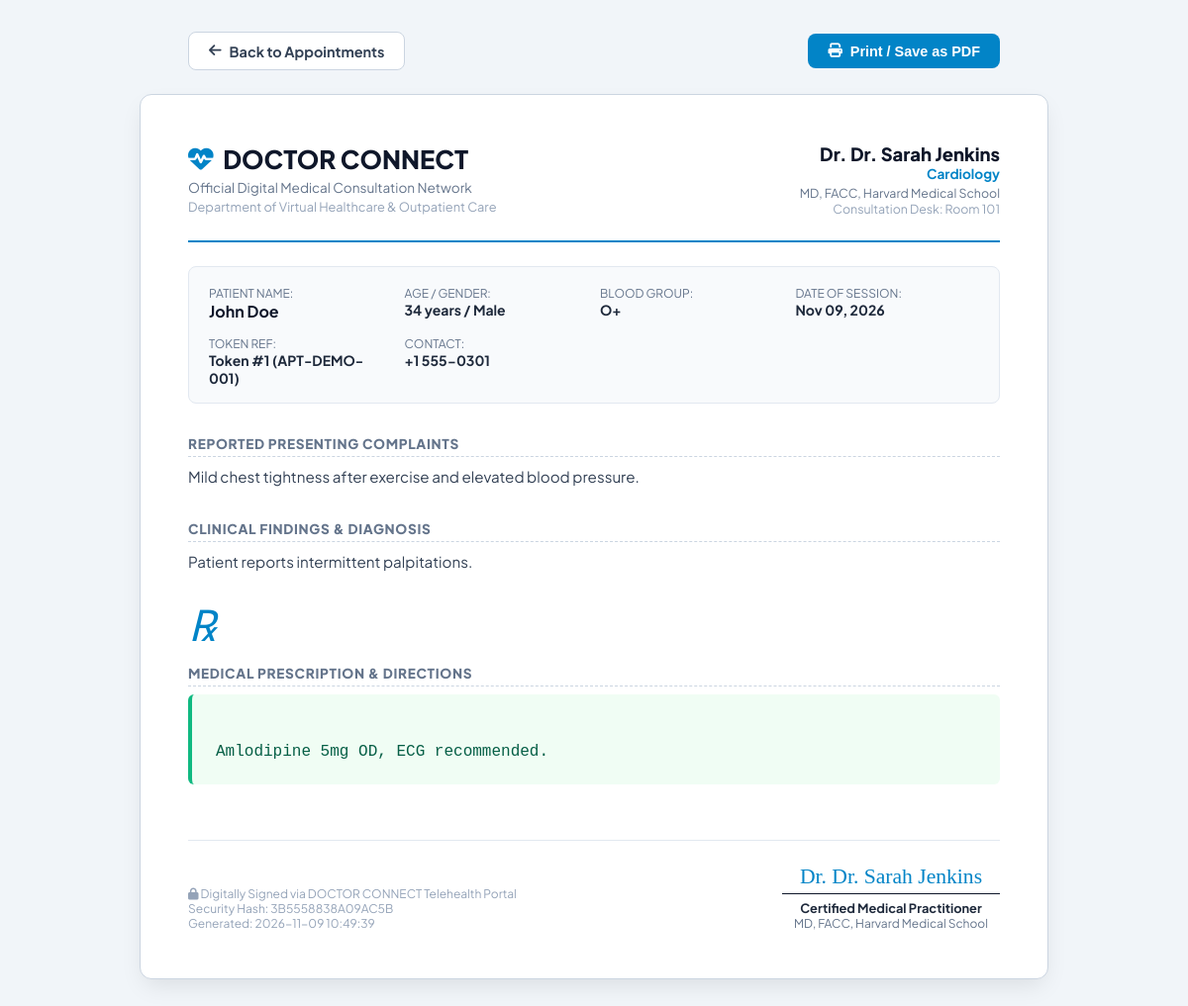
The page /patient/prescription.php?id=1 (signed in) on the database its author committed.
### tables this page shows
CREATE TABLE `appointments` (
  `id` INT AUTO_INCREMENT PRIMARY KEY,
  `appointment_number` VARCHAR(50) NOT NULL UNIQUE,
  `patient_id` INT NOT NULL,
  `doctor_id` INT NOT NULL,
  `appointment_date` DATE NOT NULL,
  `token_number` INT NOT NULL,
  `estimated_time` TIME NOT NULL,
  `status` ENUM('waiting', 'serving', 'completed', 'no_show', 'cancelled') NOT NULL DEFAULT 'waiting',
  `symptoms` TEXT NULL,
  `consultation_notes` TEXT NULL,
  `prescription` TEXT NULL,
  `meeting_room` VARCHAR(100) NOT NULL,
  `called_at` DATETIME NULL,
  `started_at` DATETIME NULL,
  `completed_at` DATETIME NULL,
  `created_at` TIMESTAMP DEFAULT CURRENT_TIMESTAMP,
  `updated_at` TIMESTAMP DEFAULT CURRENT_TIMESTAMP ON UPDATE CURRENT_TIMESTAMP,
  CONSTRAINT `fk_appointments_patient` FOREIGN KEY (`patient_id`) REFERENCES `users` (`id`) ON DELETE CASCADE,
  CONSTRAINT `fk_appointments_doctor` FOREIGN KEY (`doctor_id`) REFERENCES `doctors` (`id`) ON DELETE CASCADE,
  UNIQUE KEY `unique_doc_date_token` (`doctor_id`, `appointment_date`, `token_number`),
  INDEX `idx_apt_status` (`status`),
  INDEX `idx_apt_date` (`appointment_date`),
  INDEX `idx_apt_patient` (`patient_id`)
);

CREATE TABLE `users` (
  `id` INT AUTO_INCREMENT PRIMARY KEY,
  `name` VARCHAR(100) NOT NULL,
  `email` VARCHAR(150) NOT NULL UNIQUE,
  `password` VARCHAR(255) NOT NULL,
  `role` ENUM('patient', 'doctor', 'admin') NOT NULL DEFAULT 'patient',
  `phone` VARCHAR(30) NULL,
  `gender` ENUM('male', 'female', 'other') DEFAULT 'male',
  `date_of_birth` DATE NULL,
  `blood_group` VARCHAR(10) NULL,
  `address` TEXT NULL,
  `profile_image` VARCHAR(255) NULL,
  `created_at` TIMESTAMP DEFAULT CURRENT_TIMESTAMP,
  `updated_at` TIMESTAMP DEFAULT CURRENT_TIMESTAMP ON UPDATE CURRENT_TIMESTAMP,
  INDEX `idx_user_role` (`role`),
  INDEX `idx_user_email` (`email`)
);

CREATE TABLE `doctors` (
  `id` INT AUTO_INCREMENT PRIMARY KEY,
  `user_id` INT NOT NULL UNIQUE,
  `specialization` VARCHAR(100) NOT NULL,
  `qualification` VARCHAR(100) NOT NULL,
  `experience_years` INT NOT NULL DEFAULT 5,
  `consultation_fee` DECIMAL(10,2) NOT NULL DEFAULT 500.00,
  `avg_consultation_time` INT NOT NULL DEFAULT 15 COMMENT 'in minutes',
  `bio` TEXT NULL,
  `room_number` VARCHAR(50) DEFAULT 'Room 101',
  `status` ENUM('active', 'inactive') NOT NULL DEFAULT 'active',
  `created_at` TIMESTAMP DEFAULT CURRENT_TIMESTAMP,
  `updated_at` TIMESTAMP DEFAULT CURRENT_TIMESTAMP ON UPDATE CURRENT_TIMESTAMP,
  CONSTRAINT `fk_doctors_user` FOREIGN KEY (`user_id`) REFERENCES `users` (`id`) ON DELETE CASCADE
);

### includes/functions.php (called while the page is built, shortened)
<?php
function e(?string $data): string
{
    return htmlspecialchars((string) ($data ?? ''), ENT_QUOTES, 'UTF-8');
}
function format_date(?string $dateStr): string
{
    return date('M d, Y', strtotime($dateStr));
}

### patient/prescription.php (the view, shortened to what this page needs)
<?php
require_once __DIR__ . '/../includes/functions.php';
$appointmentId = isset($_GET['id']) ? (int)$_GET['id'] : 0;
$pdo = get_db_connection();
$stmt = $pdo->prepare("SELECT a.*,
    d.specialization, d.qualification, d.room_number,
    doc_u.name AS doctor_name, doc_u.phone AS doctor_phone, doc_u.email AS doctor_email,
    pat_u.name AS patient_name, pat_u.phone AS patient_phone, pat_u.gender, pat_u.date_of_birth, pat_u.blood_group, pat_u.address AS patient_address
    FROM appointments a
    JOIN doctors d ON a.doctor_id = d.id
    JOIN users doc_u ON d.user_id = doc_u.id
    JOIN users pat_u ON a.patient_id = pat_u.id
    WHERE a.id = ?");
$stmt->execute([$appointmentId]);
$apt = $stmt->fetch();
$patientAge = 'N/A';
if (!empty($apt['date_of_birth'])) {
    $dob = new DateTime($apt['date_of_birth']);
    $today = new DateTime();
    $patientAge = $dob->diff($today)->y . ' years';
}
?>
<!DOCTYPE html>
<html lang="en">
<head>
    <link rel="stylesheet" href="https://cdnjs.cloudflare.com/ajax/libs/font-awesome/6.4.0/css/all.min.css">
</head>
<body>
<div class="toolbar">
    <a href="appointments.php" class="btn-action btn-back">
        <i class="fa-solid fa-arrow-left"></i> Back to Appointments
    </a>
    <button onclick="window.print()" class="btn-action btn-print">
        <i class="fa-solid fa-print"></i> Print / Save as PDF
    </button>
</div>
<div class="prescription-container">
    <div class="clinic-header">
        <div>
            <div class="brand-title">
                <i class="fa-solid fa-heart-pulse"></i> DOCTOR CONNECT
            </div>
            <div style="font-size: 0.85rem; color: #64748b; margin-top: 0.25rem;">
                Official Digital Medical Consultation Network
            </div>
            <div style="font-size: 0.8rem; color: #94a3b8; margin-top: 0.15rem;">
                Department of Virtual Healthcare & Outpatient Care
            </div>
        </div>
        <div style="text-align: right;">
            <div style="font-size: 1.15rem; font-weight: 800; color: #0f172a;">
                Dr. <?= e($apt['doctor_name']); ?>
            </div>
            <div style="font-size: 0.85rem; font-weight: 700; color: #0284c7;">
                <?= e($apt['specialization']); ?>
            </div>
            <div style="font-size: 0.775rem; color: #64748b; margin-top: 0.15rem;">
                <?= e($apt['qualification']); ?>
            </div>
            <div style="font-size: 0.775rem; color: #94a3b8;">
                Consultation Desk: <?= e($apt['room_number']); ?>
            </div>
        </div>
    </div>
    <div class="patient-box">
        <div>
            <span style="color: #64748b; font-size: 0.75rem; text-transform: uppercase;">Patient Name:</span><br>
            <strong style="color: #0f172a; font-size: 1rem;"><?= e($apt['patient_name']); ?></strong>
        </div>
        <div>
            <span style="color: #64748b; font-size: 0.75rem; text-transform: uppercase;">Age / Gender:</span><br>
            <strong><?= $patientAge; ?> / <?= ucfirst(e($apt['gender'])); ?></strong>
        </div>
        <div>
            <span style="color: #64748b; font-size: 0.75rem; text-transform: uppercase;">Blood Group:</span><br>
            <strong><?= e($apt['blood_group'] ?: 'N/A'); ?></strong>
        </div>
        <div>
            <span style="color: #64748b; font-size: 0.75rem; text-transform: uppercase;">Date of Session:</span><br>
            <strong><?= format_date($apt['appointment_date']); ?></strong>
        </div>
        <div>
            <span style="color: #64748b; font-size: 0.75rem; text-transform: uppercase;">Token Ref:</span><br>
            <strong>Token #<?= (int)$apt['token_number']; ?> (<?= e($apt['appointment_number']); ?>)</strong>
        </div>
        <div>
            <span style="color: #64748b; font-size: 0.75rem; text-transform: uppercase;">Contact:</span><br>
            <strong><?= e($apt['patient_phone'] ?: 'No phone'); ?></strong>
        </div>
    </div>
    <?php if (!empty($apt['symptoms'])): ?>
        <div class="content-section">
            <div class="section-title">Reported Presenting Complaints</div>
            <div class="notes-box"><?= nl2br(e($apt['symptoms'])); ?></div>
        </div>
    <?php endif; ?>
    <?php if (!empty($apt['consultation_notes'])): ?>
        <div class="content-section">
            <div class="section-title">Clinical Findings & Diagnosis</div>
            <div class="notes-box"><?= nl2br(e($apt['consultation_notes'])); ?></div>
        </div>
    <?php endif; ?>
    <div class="content-section">
        <div class="rx-symbol">&#8478;</div>
        <div class="section-title">Medical Prescription & Directions</div>
        <div class="prescription-box">
            <?= nl2br(e($apt['prescription'] ?: 'No prescription drugs indicated. Follow general wellness and resting advice.')); ?>
        </div>
    </div>
    <div class="footer-sign">
        <div>
            <div style="font-size: 0.75rem; color: #94a3b8;">
                <i class="fa-solid fa-lock"></i> Digitally Signed via DOCTOR CONNECT Telehealth Portal<br>
                Security Hash: <?= strtoupper(substr(hash('sha256', $apt['appointment_number'] . $apt['meeting_room']), 0, 16)); ?><br>
                Generated: <?= date('Y-m-d H:i:s'); ?>
            </div>
        </div>
        <div style="text-align: center; width: 220px;">
            <div style="font-family: 'Playfair Display', serif; font-size: 1.35rem; color: #0284c7; margin-bottom: 0.25rem;">
                Dr. <?= e($apt['doctor_name']); ?>
            </div>
            <div style="border-top: 1px solid #0f172a; padding-top: 0.35rem; font-size: 0.8rem; font-weight: 700;">
                Certified Medical Practitioner
            </div>
            <div style="font-size: 0.75rem; color: #64748b;">
                <?= e($apt['qualification']); ?>
            </div>
        </div>
    </div>
</div>
</body>
</html>

### patient/prescription.php (style rules this page uses)
body { background-color: #f1f5f9; font-family: 'Plus Jakarta Sans', system-ui, sans-serif; color: #1e293b; padding: 2rem 1rem; margin: 0; }
.prescription-container { max-width: 820px; margin: 0 auto; background: #ffffff; border-radius: 12px; box-shadow: 0 10px 25px -5px rgba(0, 0, 0, 0.1); border: 1px solid #cbd5e1; padding: 3rem; position: relative; }
.clinic-header { display: flex; justify-content: space-between; align-items: flex-start; border-bottom: 2px solid #0284c7; padding-bottom: 1.5rem; margin-bottom: 1.5rem; }
.brand-title { font-size: 1.6rem; font-weight: 900; color: #0f172a; display: flex; align-items: center; gap: 0.6rem; }
.brand-title i { color: #0284c7; }
.patient-box { background: #f8fafc; border: 1px solid #e2e8f0; border-radius: 8px; padding: 1rem 1.25rem; display: grid; grid-template-columns: repeat(auto-fit, minmax(180px, 1fr)); gap: 0.75rem; margin-bottom: 2rem; font-size: 0.875rem; }
.rx-symbol { font-family: 'Playfair Display', serif; font-style: italic; font-size: 2.75rem; color: #0284c7; line-height: 1; margin-bottom: 1rem; }
.content-section { margin-bottom: 2rem; }
.section-title { font-size: 0.85rem; text-transform: uppercase; font-weight: 800; color: #64748b; letter-spacing: 0.05em; margin-bottom: 0.5rem; border-bottom: 1px dashed #cbd5e1; padding-bottom: 0.25rem; }
.notes-box { font-size: 0.95rem; color: #334155; line-height: 1.6; white-space: pre-line; }
.prescription-box { background: #f0fdf4; border-left: 4px solid #10b981; padding: 1.25rem 1.5rem; border-radius: 6px; font-family: 'Courier New', Courier, monospace; font-size: 1rem; color: #065f46; white-space: pre-line; line-height: 1.6; }
.footer-sign { display: flex; justify-content: space-between; align-items: flex-end; margin-top: 3.5rem; padding-top: 1.5rem; border-top: 1px solid #e2e8f0; }
.toolbar { max-width: 820px; margin: 0 auto 1.5rem; display: flex; justify-content: space-between; align-items: center; }
.btn-action { display: inline-flex; align-items: center; gap: 0.5rem; padding: 0.6rem 1.25rem; border-radius: 8px; font-weight: 700; font-size: 0.9rem; cursor: pointer; text-decoration: none; border: none; }
.btn-print { background: #0284c7; color: #ffffff; }
.btn-back { background: #ffffff; color: #334155; border: 1px solid #cbd5e1; }

### rows shown on the page
appointments: users.name "Dr. Sarah Jenkins", doctor.specialization "Cardiology", doctor.qualification "MD, FACC, Harvard Medical School", doctor.room_number "Room 101", patient.name "John Doe", patient.date_of_birth "34 years", patient.gender "Male", patient.blood_group "O+", appointment_date "Nov 09, 2026", token_number "1", appointment_number "APT-DEMO-001", patient.phone "+1 555-0301", symptoms "Mild chest tightness after exercise and elevated blood pressure.", consultation_notes "Patient reports intermittent palpitations.", prescription "Amlodipine 5mg OD, ECG recommended.", appointment_number+meeting_room "3B5558838A09AC5B"
